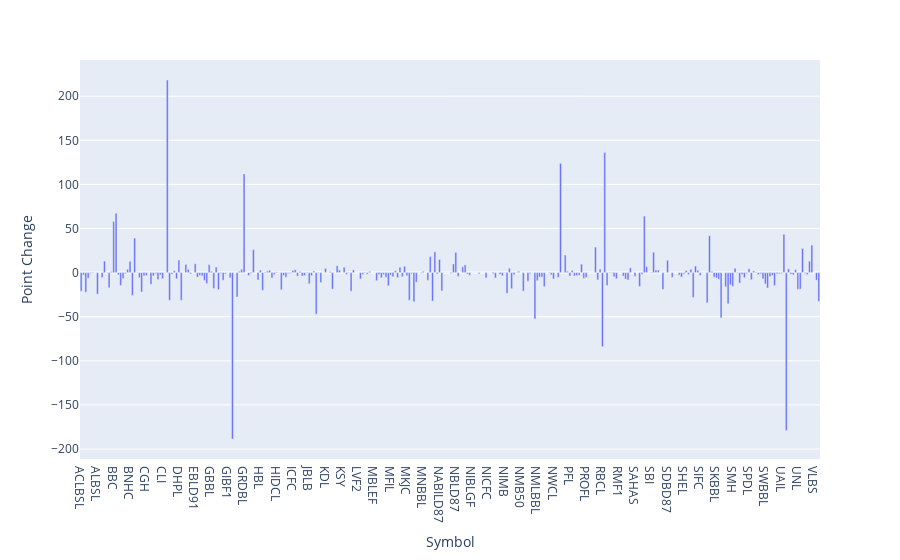

The cell this chart's notebook holds for it:
### Code cell
import plotly.express as px
fig = px.bar(df, x='Symbol', y='Point Change')
fig.show()

### Figure 1 — Plotly figure (JSON) as saved in the notebook; plotly's stock layout.template omitted (floating-point values rounded to 4 significant figures; data arrays with more than 128 entries replaced by an {"elided": "..."} marker saying what was removed)
{"data": [{"alignmentgroup": "True", "hovertemplate": "Symbol=%{x}<br>Point Change=%{y}<extra></extra>", "legendgroup": "", "marker": {"color": "#636efa", "pattern": {"shape": ""}}, "name": "", "offsetgroup": "", "orientation": "v", "showlegend": false, "textposition": "auto", "type": "bar", "x": {"elided": "318 str values"}, "xaxis": "x", "y": {"elided": "318 float values"}, "yaxis": "y"}], "layout": {"autosize": true, "barmode": "relative", "legend": {"tracegroupgap": 0}, "margin": {"t": 60}, "xaxis": {"anchor": "y", "autorange": true, "domain": [0, 1], "range": [-0.5, 317.5], "title": {"text": "Symbol"}, "type": "category"}, "yaxis": {"anchor": "x", "autorange": true, "domain": [0, 1], "range": [-211.3, 241.1], "title": {"text": "Point Change"}, "type": "linear"}}}
